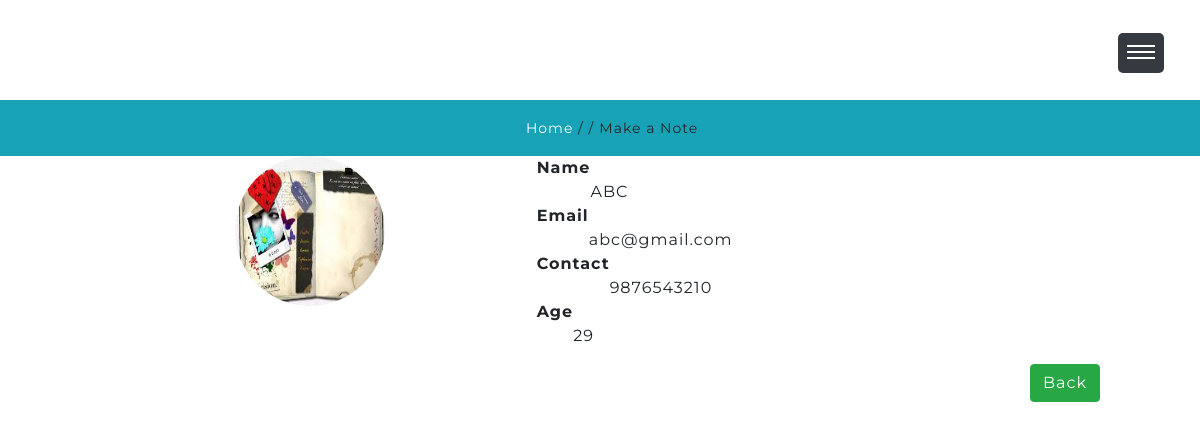
Screenshot of /profile.php (signed in) with the database file from the repository.
### tables this page shows
CREATE TABLE IF NOT EXISTS `user` (
  `uid` int(11) NOT NULL AUTO_INCREMENT,
  `uname` varchar(30) NOT NULL,
  `email` varchar(30) NOT NULL,
  `pwd` varchar(20) NOT NULL,
  `gender` varchar(10) NOT NULL,
  `dob` date NOT NULL,
  `age` int(20) NOT NULL,
  `image` varchar(100) NOT NULL,
  `contact` bigint(20) NOT NULL,
  PRIMARY KEY (`uid`),
  UNIQUE KEY `uid` (`uid`)
);

### session.php (called while the page is built, shortened)
<?php
	$uid=$_SESSION['uid'];
?>

### profile.php (the view, shortened to what this page needs)
<?php include 'session.php'; ?>
<?php include 'connection.php'; ?>
<!DOCTYPE html>
<html lang="zxx">
   <head>
      <link href="css/bootstrap.min.css" rel="stylesheet" type="text/css" media="all">
      <link href="css/fontawesome-all.min.css" rel="stylesheet" type="text/css" media="all">
      <link href="css/style.css" rel='stylesheet' type='text/css' media="all">
   </head>
      <div class="header-main" id="home">
         <div class="header-outs">
            <div class="header-bar">
               <h1><a href="homepage.php">Notedownme</a></h1>
            </div>
             <div class="menu">
               <a href="" id="menuToggle"> <span class="navClosed"></span> </a>
            </div>
         </div>
      </div>
      <div class="inner_page-banner">
      </div>
      <div class="using-border py-3">
         <div class="inner_breadcrumb  ml-4">
            <ul class="short_ls">
               <li>
                  <a href="homepage.php">Home</a>
                  <span>/ /</span>
               </li>
               <li>Make a Note</li>
            </ul>
         </div>
      </div>
      <div class="container">
    <div class="row">
        <div class="col-md-2"></div>
        <div class="col-md-10">
        <div class="formdiv">
        <form action="" method="post">
          <div class="row">
            <div class="col-md-4 form-group">
              <img src='images/p2.jpg' alt="No image" class="rounded-circle" width="150" height="150">
                 </div>
                <div class="col-md-6 form-group">
                <div class="row">
                  <label><strong>Name</strong></label><br>
                   <?php
                      $qr=mysqli_query($con,"SELECT * from `user` where uid='$uid'");
                         $rows=mysqli_fetch_array($qr);
                         echo $rows['uname'];
                   ?>
                </div>
                  <div class="row">
                  <label><strong>Email</strong></label><br>
                   <?php
                      $qr=mysqli_query($con,"SELECT * from `user` where uid='$uid'");
                      $rows=mysqli_fetch_array($qr);
                      echo $rows['email'];
                   ?>
                 </div>
                   <div class="row">
                     <label><strong>Contact</strong></label><br>
                       <?php
                          $qr=mysqli_query($con,"SELECT * from `user` where uid='$uid'");
                          $rows=mysqli_fetch_array($qr);
                          echo $rows['contact'];
                        ?>
                  </div>
                  <div class="row">
                     <label><strong>Age</strong></label><br>
                       <?php $uid=$rows['uid'];
                          $qr=mysqli_query($con,"CALL `determinAge` ('$uid');");
                          $rows=mysqli_fetch_array($qr);
                          echo $rows[0];
                        ?>
                  </div>
                  </div>
                </div>
                </div>
               </div>
               </div>
         <div class="row">
          <div class="form-group">
          <a href="homepage.php" name="back" class="btn btn-success" style="margin-left: 1000px";>Back</a>
               </div>
                </div>
         </div>
   </body>
</html>

### css/style.css (style rules this page uses)
html, body { padding: 0; margin: 0; background: #fff; letter-spacing: 1px; font-family: 'Montserrat', sans-serif; }
body a { outline: none; transition: 0.5s all; -webkit-transition: 0.5s all; -moz-transition: 0.5s all; -o-transition: 0.5s all; -ms-transition: 0.5s all; text-decoration: none; }
h1, h2, h3, h4, h5, h6 { margin: 0; padding: 0; font-family: 'Montserrat', sans-serif; letter-spacing: 1px; }
ul { margin: 0; padding: 0; list-style-type: none; }
.header-main { position: relative; }
.header-outs { position: absolute; z-index: 99; left:2%; top:22px; }
.header-bar h1 a { color: #fff; font-size: 45px; letter-spacing: 3px; text-transform: uppercase; font-weight: 400; font-family: 'Shadows Into Light', cursive; }
#menuToggle { background:#343a40; display: block; position: fixed; height: 40px; right:3%; top: 33px; width: 46px; z-index:9999; border-radius: 5px; }
#menuToggle span { background: white; display: block; height:6%; left: 20%; position: absolute; top: 45%; width: 60%; }
#menuToggle span:before, #menuToggle span:after { background: white; content: ''; display: block; height: 100%; position: absolute; top: -250%; -moz-transform: rotate(0deg); -ms-transform: rotate(0deg); -webkit-transform: rotate(0deg); transform: rotate(0deg); width: 100%; }
#menuToggle span:after { top: 250%; }
#menuToggle .navClosed { -moz-transition: background 0.1s linear; -o-transition: background 0.1s linear; -webkit-transition: background 0.1s linear; transition: background 0.1s linear; }
#menuToggle .navClosed:before, #menuToggle .navClosed:after { -moz-transition: top 0.2s linear 0.1s, -moz-transform 0.2s linear 0.1s; -o-transition: top 0.2s linear 0.1s, -o-transform 0.2s linear 0.1s; -webkit-transition: top 0.2s linear, -webkit-transform 0.2s linear; -webkit-transition-delay: 0.1s, 0.1s; transition: top 0.2s linear 0.1s, transform 0.2s linear 0.1s; }
.inner_page-banner { text-align: center; background: url(../images/i3.jpg) no-repeat center; background-size: cover; -webkit-background-size: cover; -moz-background-size: cover; -o-background-size: cover; -ms-background-size: cover; min-height: 100px; }
ul.short_ls li a { color: #ffffff; text-decoration: none; }
ul.short_ls li { list-style: none; display: inline-block; letter-spacing: 1px; font-size: 14px; }
.using-border { width: 100%; border: none; background:#17a2b8; text-align: center; }
a { color: #fff; text-decoration: none; }
@media (max-width:1440px) { .header-bar h1 a { font-size: 41px; letter-spacing: 2px; } }

### rows the page displays
user: uname "ABC", email "abc@gmail.com", contact "9876543210"

### other values shown
$rows[0] "29"
